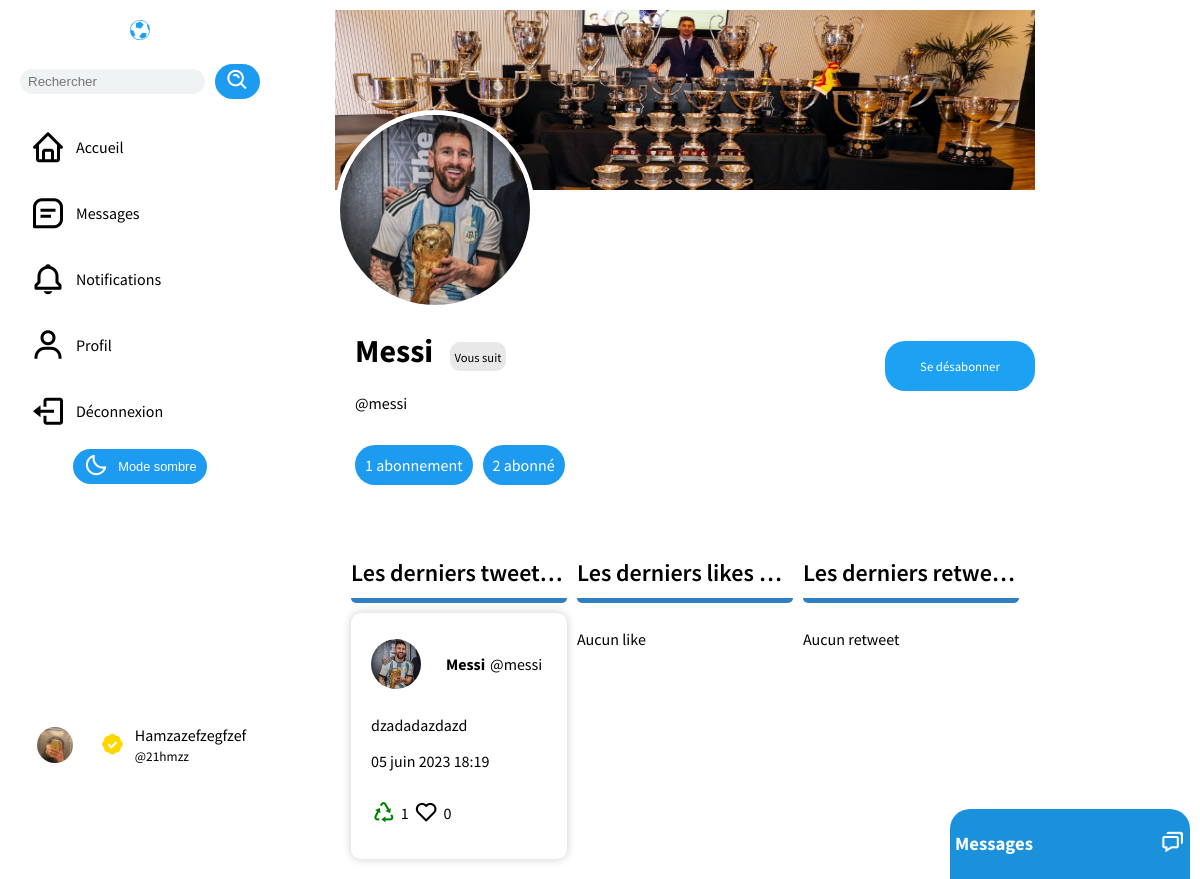
The app's page /profil/messi (signed in) with its own data.
### erttiwtBack/models.py (models this page shows, shortened)
class userProfilPictures(models.Model):
    user = models.IntegerField(primary_key=True)
    profilPicture = models.ImageField(blank=True, null=True)

### erttiwtFront/models.py (models this page shows, shortened)
class Twitt(models.Model):
    idTwitt = models.AutoField(primary_key=True)
    twitt = models.TextField(max_length=280,verbose_name="Quoi de neuf ?", help_text="280 caractères maximum")
    date = models.DateTimeField(auto_now_add=True)
    user = models.CharField(max_length=50)
    likes = models.IntegerField(default=0)
    retwitts = models.IntegerField(default=0)

### erttiwtFront/views.py (the view, shortened to what this page needs)
# urls.py: path('profil/<str:username>', views.profil),
def profil (request,username):
    if request.user.is_authenticated:
        userinfos = User.objects.get(username=username)
        userinfos.is_verified = User.objects.get(username=username).is_staff
        user_follow = Abonnements.objects.filter(user=userinfos.id)
        user_follower = Abonnements.objects.filter(abonnement=userinfos.id)
        for user in user_follow:
            if userProfilPictures.objects.filter(user=user.abonnement).exists():
                user.picture = userProfilPictures.objects.get(user=user.abonnement).profilPicture
            user.username = User.objects.get(id=user.abonnement).username
            user.first_name = User.objects.get(id=user.abonnement).first_name
            if request.user.username == user.username:
                user.is_me = True
            else:
                user.is_me = False
        for user in user_follower:
            if userProfilPictures.objects.filter(user=user.user).exists():
                user.picture = userProfilPictures.objects.get(user=user.user).profilPicture
            user.username = User.objects.get(id=user.user).username
            user.first_name = User.objects.get(id=user.user).first_name
            user.is_verified = User.objects.get(id=user.user).is_staff
            if request.user.username == user.username:
                user.is_me = True
            else:
                user.is_me = False
        follow_you = Abonnements.objects.filter(abonnement=request.user.id,user=userinfos.id)
        if follow_you.exists():
            follow_you = True
        my_follow = Abonnements.objects.filter(user=request.user.id)
        for follow in my_follow:
            if Abonnements.objects.filter(user=request.user.id,abonnement=userinfos.id).exists():
                my_follow = True
            else:
                my_follow = False
        my_follower = Abonnements.objects.filter(abonnement=request.user.id)
        TweetLike_list = TweetLike.objects.filter(user=userinfos.id)
        TweetRetweet_list = TweetRetweet.objects.filter(user=userinfos.id)
        Twitts = Twitt.objects.filter(user=userinfos.id)
        if userProfilPictures.objects.filter(user=userinfos.id).exists():
            userinfos.picture = userProfilPictures.objects.get(user=userinfos.id).profilPicture
        if userCoverPictures.objects.filter(user=userinfos.id).exists():
            userinfos.cover = userCoverPictures.objects.get(user=userinfos.id).coverPicture
        for twitt in Twitts:
            if request.user.is_authenticated:
                if TweetLike.objects.filter(user=request.user,tweet=twitt).exists():
                    twitt.likeParUser = True
                if TweetRetweet.objects.filter(user=request.user,tweet=twitt).exists():
                    twitt.retweetParUser = True
            twitt.commentaires = Commentaire.objects.filter(twitt=twitt.idTwitt)
            if userProfilPictures.objects.filter(user=twitt.user).exists():
                twitt.picture = userProfilPictures.objects.get(user=twitt.user).profilPicture
                twitt.user = User.objects.get(id=twitt.user)
                twitt.likes = TweetLike.objects.filter(tweet=twitt.idTwitt).count()
                twitt.retwitts = TweetRetweet.objects.filter(tweet=twitt.idTwitt).count()
        paginator = Paginator(Twitts, 5)
        page = request.GET.get('page', 1)
        try:
            Twitts = paginator.page(page)
        except PageNotAnInteger:
            Twitts = paginator.page(1)
        except EmptyPage:
            Twitts = paginator.page(paginator.num_pages)
        return render(request, 'erttiwtFront/profil.html', {'userinfos': userinfos,'Tweets': Twitts,'user_follow':user_follow,'user_follower':user_follower,'TweetLike_list':TweetLike_list ,'TweetRetweet_list':TweetRetweet_list,'my_follow':my_follow,'my_follower':my_follower,'follow_you':follow_you})
    else:
        return redirect('login')

### erttiwtFront/templates/erttiwtFront/profil.html (shortened to what this page needs)
{% extends 'erttiwtFront/base.html' %} {% load static %}
{% block content %}
<div class="content">
    <div class="profil_content">
        <div class="profil_page">
            <div class="profil_page_header">
                {% if userinfos.cover %}
                <img src="{% get_media_prefix %}{{userinfos.cover}}" alt="logo" width="200px">
                {% else %}
                <img src="{% static 'erttiwtFront/img/defaut.jpg' %}" alt="logo" width="200px">
                {% endif %}
                <div class="profil_page_header_img">
                    {% if userinfos.picture %}
                    <img src="{% get_media_prefix %}{{userinfos.picture}}" alt="logo" width="200px">
                    {% else %}
                    <img src="{% static 'erttiwtFront/img/defaut.jpg' %}" alt="logo" width="200px">
                    {% endif %}
                </div>
            </div>
            <div class="profil_page_body">
                <div class="profil_page_body_text">
                    <h1 class="profil_header_text">{{userinfos.first_name}}
                        {% if follow_you %}
                        <span class="follow_you"><small>Vous suit</small></span>
                        {% endif %}
                        {% if user.is_authenticated %}
                        {% if userinfos == request.user %}
                        <div class="edit_profil">
                            <a href="/editProfil/{{user.id}}">Modifier le profil</a>
                        </div>
                        {% else %}
                        {% if my_follow %}
                        <div class="follow_btn">
                            <a href="/follow/{{userinfos.id}}">Se désabonner</a>
                        </div>
                        {% else %}
                        <div class="follow_btn">
                            <a href="/follow/{{userinfos.id}}">S'abonner</a>
                        </div>
                        {% endif %}
                        {% endif %}
                        {% endif %}
                    </h1>
                    <p>
                        @{{userinfos.username}}
                    </p>
                    <div class="follow_info_profil_page">
                        <p class="showFollow" id="showFollow">
                            {{ user_follow|length }}
                            {% if user_follow|length > 1 %}
                            abonnements
                            {% else %}
                            abonnement
                            {% endif %}
                        </p>
                        <p class="showFollow" id="showFollower">
                            {{ user_follower|length }}
                            {% if user_followed|length > 1 %}
                            abonnés
                            {% else %}
                            abonné
                            {% endif %}
                    </div>
                </div>
            </div>
        </div>
        <div class="profil_page_content">
            <div class="last_tweet">
                {% if user.is_authenticated %}
                {% if userinfos == request.user %}
                <h1>Vos derniers tweets</h1>
                {% else %}
                <h1>Les derniers tweets de {{userinfos.username}}</h1>
                {% endif %}
                {% endif %}
                <div class="infinite-container">
                    {% for tweet in Tweets %}
                    <div class="infinite-item">
                        <div class="tweet">
                            <div class="tweet_header">
                                <div class="tweet_header_profil">
                                    {% if tweet.picture %}
                                    <img src="{% get_media_prefix %}{{ tweet.picture }}" alt="image de profil"
                                        class="profil_image" />
                                    {% else %}
                                    <img src="{% static 'erttiwtFront/img/defaut.jpg' %}" alt="image de profil"
                                        class="profil_image" />
                                    {% endif %}
                                    <h4>{{tweet.user.first_name}}</h4>
                                    <p>@{{tweet.user}}</p>
                                </div>
                            </div>
                            <div class="tweet_body">
                                <p>{{tweet.twitt}}</p>
                            </div>
                            <div class="tweet_footer">
                                <p>{{tweet.date|date:"d F Y" }} {{ tweet.date|time:"H:i" }}</p>
                                <div class="tweet_likes_retweets_profil">
                                    <div id="{{ tweet.idTwitt }}" class="retweet">
                                        {% if tweet.retweetParUser == True %}
                                        <i class="bx bx-recycle bx-sm" style="color: green;"></i>
                                        {% else %}
                                        <i class="bx bx-recycle bx-sm"></i>
                                        {% endif %}
                                        <p>{{ tweet.retwitts }}</p>
                                    </div>
                                    <div id="{{ tweet.idTwitt }}" class="like">
                                        {% if tweet.likeParUser == True %}
                                        <i class="bx bxs-heart bx-sm"></i>
                                        {% else %}
                                        <i class="bx bx-heart bx-sm"></i>
                                        {% endif %}
                                        <p>{{ tweet.likes }}</p>
                                    </div>
                                </div>
                            </div>
                        </div>
                    </div>
                    {% endfor %}
                </div>
            </div>
            <div class="last_likes">
                {% if user.is_authenticated %}
                {% if userinfos == request.user %}
                <h1>Vos derniers likes</h1>
                {% else %}
                <h1>Les derniers likes de {{userinfos.username}}</h1>
                {% endif %}
                {% endif %}
                {% if TweetLike_list|length == 0 %}
                <p class="no_tweet">Aucun like</p>
                {% endif %}
            </div>
            <div class="last_retweets">
                {% if user.is_authenticated %}
                {% if userinfos == request.user %}
                <h1>Vos derniers retweets</h1>
                {% else %}
                <h1>Les derniers retweets de {{userinfos.username}}</h1>
                {% endif %}
                {% endif %}
                {% if TweetRetweet_list|length == 0 %}
                <p class="no_tweet">Aucun retweet</p>
                {% endif %}
            </div>
        </div>
    </div>
</div>
{% endblock %}

### erttiwtFront/templates/erttiwtFront/base.html (shortened to what this page needs)
{% load static %}
<!DOCTYPE html>
<html lang="en">
<head>
    <link href='https://unpkg.com/boxicons@2.1.4/css/boxicons.min.css' rel='stylesheet'>
    {% if color_theme == 'light' %}
    <link rel="stylesheet" href="{% static 'erttiwtFront/css/light.css' %}">
    {% else %}
    <link rel="stylesheet" href="{% static 'erttiwtFront/css/dark.css' %}">
    {% endif %}
    <link rel="stylesheet" href="{% static 'erttiwtFront/css/base.css' %}">
</head>
<body>
    <nav class="headernav">
        <div>
            <div class="logo">
                <a href="/"></a>
            </div>
            <div class="search">
                <input type="text" placeholder="Rechercher" id="searchBar">
                <button><i class='bx bx-search-alt bx-sm'></i></button>
            </div>
            <div class="menu">
                {% if user.is_authenticated %}
                <a href="/"><i class='bx bx-home bx-md'></i> Accueil </a>
                <a href="{% url 'messages' %}"><i class='bx bx-message-square-detail bx-md'></i>
                    Messages</a>
                <a href="/"><i class='bx bx-bell bx-md'></i>
                    Notifications</a>
                <a href="/profil/{{current_username.username}}"><i class='bx bx-user bx-md'></i>
                    Profil</a>
                <a href="{% url 'logout' %}"><i class='bx bx-log-out bx-md'></i>
                    Déconnexion</a>
                {% else %}
                <a href="{% url 'login' %}"><i class='bx bx-log-in bx-md'></i> Connexion</a>
                <a href="{% url 'register' %}"><i class='bx bx-user-plus bx-md'></i> Inscription</a>
                {% endif %}
                <div class="mode">
                    {% if color_theme == 'dark' %}
                    <div class="light_mode">
                        <button class="active_lightMode" id="setLightMode">
                            <i class="bx bx-moon bx-sm"></i>
                            Mode clair
                        </button>
                    </div>
                    {% else %}
                    <div class="light_mode">
                        <button class="active_lightMode" id="setDarkMode">
                            <i class="bx bx-moon bx-sm"></i>
                            Mode sombre
                        </button>
                    </div>
                    {% endif %}
                </div>
            </div>
        </div>
        {% if user.is_authenticated %}
        <div class="mini_profil">
            {% if current_picturebase.profilPicture %}
            <img src="{% get_media_prefix %}{{ current_picturebase.profilPicture }}" alt="image de profil"
                class="profil_image" />
            {% else %}
            <img src="{% static 'erttiwtFront/img/defaut.jpg' %}" alt="image de profil" class="profil_image" />
            {% endif %}
            <a href="/profil/{{current_username}}" class="userinfo_base">
                {% if current_username.is_staff %}
                <i class='bx bxs-badge-check bx-sm'></i>
                {% endif %}
                <div>
                    {{current_username.first_name}}
                    <br>
                    <small>@{{current_username.username}}</small>
                </div>
            </a>
        </div>
        {% endif %}
    </nav>
    <main>
        {% block content %} {% endblock %}
    </main>
    {% if user.is_authenticated %}
    {% if 'messages' in request.path %}
    {% else %}
    <div class="messages">
        <div class="messages_headers">
            <div class="messages_headers_title">
                <h3>Messages</h3>
            </div>
            <i class='bx bx-chat bx-sm'></i>
        </div>
    </div>
    {% endif %}
    {% endif %}
</body>
</html>

### records on screen
userProfilPictures: profilPicture (picture)
Twitt: user.first_name "Messi", user "messi", twitt "dzadadazdazd", date "05 juin 2023", date "18:19", retwitts "1", likes "0"

### other values on screen
{{ current_username.first_name }} "Hamzazefzegfzef"
{{ current_username.username }} "21hmzz"
{{ userinfos.first_name }} "Messi"
{{ userinfos.username }} "messi"
{{ user_follow|length }} "1"
{{ user_follower|length }} "2"
